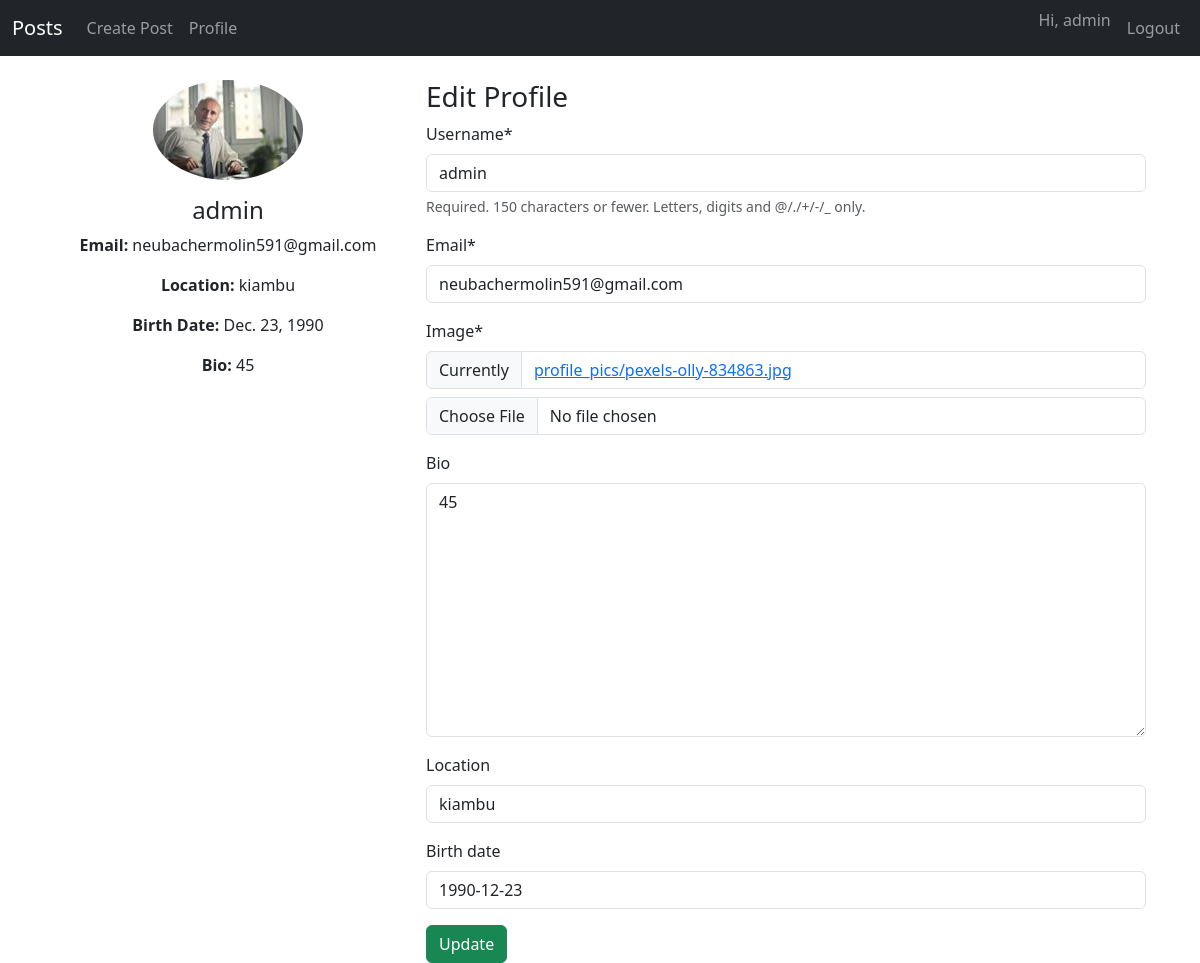
Screenshot of /profile/ (signed in) with the database file from the repository.
### account/models.py (models this page shows, shortened)
class Profile(models.Model):
    user = models.OneToOneField(User, on_delete=models.CASCADE)
    bio = models.TextField(blank=True)
    location = models.CharField(max_length=100, blank=True)
    birth_date = models.DateField(null=True, blank=True)
    image = models.ImageField(upload_to='profile_pics/', default='default.jpg')

### account/views.py (the view)
# urls.py: path('profile/', views.profile, name='profile'),
@login_required
def profile(request):
    if request.method == 'POST':
        u_form = UserUpdateForm(request.POST, instance=request.user)
        p_form = ProfileUpdateForm(request.POST, request.FILES, instance=request.user.profile)
        if u_form.is_valid() and p_form.is_valid():
            u_form.save()
            p_form.save()
            messages.success(request, 'Your profile has been updated!')
            return redirect('profile')
    else:
        u_form = UserUpdateForm(instance=request.user)
        p_form = ProfileUpdateForm(instance=request.user.profile)
    context = {
        'u_form': u_form,
        'p_form': p_form,
        'profile': request.user.profile,
    }
    return render(request, 'account/profile.html', context)

### account/forms.py
class UserUpdateForm(forms.ModelForm):
    email = forms.EmailField()
    class Meta:
        model = User
        fields = ['username', 'email']

class ProfileUpdateForm(forms.ModelForm):
    class Meta:
        model = Profile
        fields = ['image','bio', 'location', 'birth_date']

### account/templates/account/profile.html (shortened to what this page needs)
{% extends "base.html" %}
{% load crispy_forms_tags %}
{% block content %}
<div class="container mt-4">
  <div class="row">
    <div class="col-md-4 text-center">
      <img src="{{ profile.image.url }}" class="rounded-circle img-fluid mb-3" style="max-width: 200px;">
      <h4>{{ user.username }}</h4>
      <p><strong>Email:</strong> {{ user.email }}</p>
      <p><strong>Location:</strong> {{ profile.location }}</p>
      <p><strong>Birth Date:</strong> {{ profile.birth_date }}</p>
      <p><strong>Bio:</strong> {{ profile.bio }}</p>
    </div>
    <div class="col-md-8">
      <h3>Edit Profile</h3>
      <form method="POST" enctype="multipart/form-data">
        {{ u_form|crispy }}
        {{ p_form|crispy }}
        <button type="submit" class="btn btn-success">Update</button>
      </form>
    </div>
  </div>
</div>
{% endblock %}

### account/templates/base.html (shortened to what this page needs)
<!DOCTYPE html>
<html lang="en">
<head>
    <link href="https://cdn.jsdelivr.net/npm/bootstrap@5.3.0/dist/css/bootstrap.min.css" rel="stylesheet">
</head>
<body>
    <nav class="navbar navbar-expand-lg navbar-dark bg-dark">
        <div class="container-fluid">
            <a class="navbar-brand" href="{% url 'post_list' %}">Posts</a>
            <div class="collapse navbar-collapse" id="navbarNav">
                <ul class="navbar-nav me-auto">
                    {% if user.is_authenticated %}
                    <li class="nav-item">
                        <a class="nav-link" href="{% url 'create_post' %}">Create Post</a>
                    </li>
                    <li class="nav-item">
                        <a class="nav-link" href="{% url 'profile' %}">Profile</a>
                    </li>
                    {% endif %}
                </ul>
                <ul class="navbar-nav">
                    {% if user.is_authenticated %}
                    <li class="nav-item">
                        <span class="navbar-text me-2">Hi, {{ user.username }}</span>
                    </li>
                    <li class="nav-item">
                        <a class="nav-link" href="{% url 'logout' %}">Logout</a>
                    </li>
                    {% endif %}
                </ul>
            </div>
        </div>
    </nav>
    <div class="container">
        {% block content %}{% endblock %}
    </div>
</body>
</html>

### rows the page displays
Profile: image (picture), location "kiambu", birth_date "Dec. 23, 1990", bio "45", birth_date "1990-12-23"

### other values shown
{{ user.username }} "admin"
{{ user.email }} "neubachermolin591@gmail.com"
